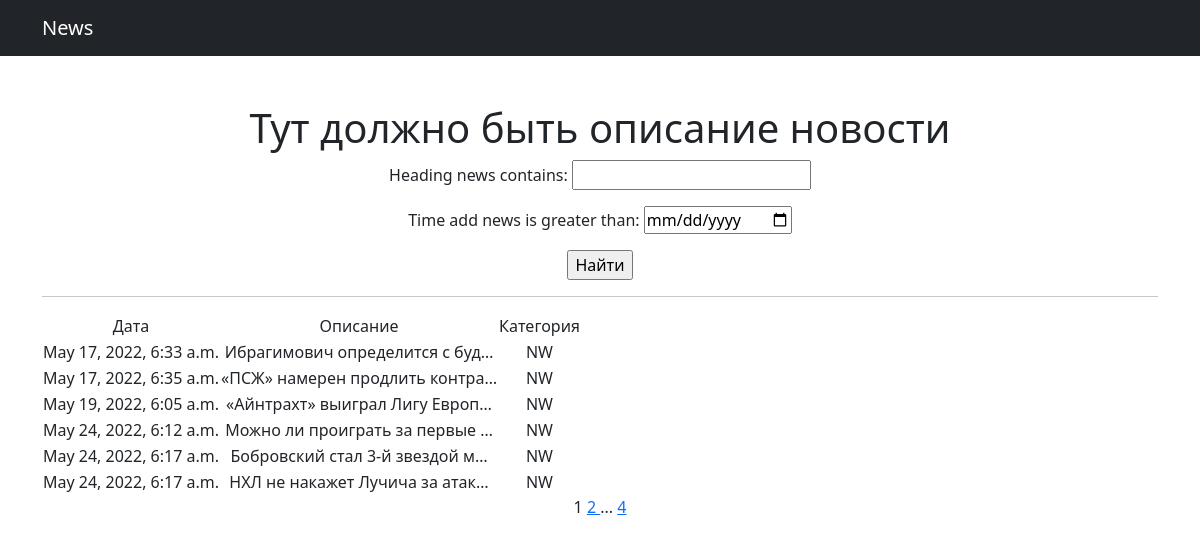
/portal/news/, run on the app's committed database.
### news/models.py (models this page shows, shortened)
class Post(models.Model):
    NEWS = 'NW'
    ARTICLE = 'AR'
    CATEGORY_CHOICES = (
        (NEWS, 'Новость'),
        (ARTICLE, 'Статья'),
    )
    category_news = models.CharField(max_length=2, choices=CATEGORY_CHOICES, default=ARTICLE)
    time_add_news = models.DateTimeField(auto_now_add=True)
    heading_news = models.CharField(max_length=256)
    text_news = models.TextField()
    rang_news = models.IntegerField(default=0)
    author = models.ForeignKey(Author, on_delete=models.CASCADE)
    category = models.ManyToManyField(Category, through="PostCategory")

### news/views.py (the view)
# urls.py: path('news/', PostList.as_view(), name='post_list'),
class PostList(ListView):
    model = Post
    ordering = 'id'
    template_name = 'news.html'
    context_object_name = 'news'
    paginate_by = 10
    def get_queryset(self):
        queryset = super().get_queryset()
        self.filterset = PostFilter(self.request.GET, queryset)
        return self.filterset.qs
    def get_context_data(self, **kwargs):
        context = super().get_context_data(**kwargs)
        context['filterset'] = self.filterset
        return context

### news/templatetags/custom_tags.py (called while the page is built)
@register.simple_tag(takes_context=True)
def url_replace(context, **kwargs):
    d = context['request'].GET.copy()
    for k, v in kwargs.items():
        d[k] = v
    return d.urlencode()

### news/templates/news.html (shortened to what this page needs)
{% extends 'flatpages/default.html' %}
{% load custom_filters %}
{% load custom_tags %}
{% block content %}
<h1>Тут должно быть описание новости</h1>
<form action="" method="get">
    {{ filterset.form.as_p }}
    <input type="submit" value="Найти"/>
</form>
<hr>
{% if news %}
    <table>
        <tr>
            <td>Дата</td>
            <td>Описание</td>
            <td>Категория</td>
        </tr>
        {% for news in news %}
            {% if news.category_news == 'NW' %}
                <tr>
                    <td>{{ news.time_add_news }}</td>
                    <td>{{ news.heading_news | truncatechars:30 }}</td>
                    <td>{{ news.category_news }}</td>
                </tr>
            {% endif %}
        {% endfor %}
    </table>
{% else %}
    <h2>Товаров нет!</h2>
{% endif %}
{{ page_obj.number }}
{% if page_obj.has_next %}
    <a href="?{% url_replace page=page_obj.next_page_number %}"> {{ page_obj.next_page_number }} </a>
    {% if paginator.num_pages != page_obj.next_page_number %}
        ...
        <a href="?{% url_replace page=page_obj.paginator.num_pages %}"> {{ page_obj.paginator.num_pages }} </a>
    {% endif %}
{% endif %}
{% endblock content %}

### data on the page
Post: time_add_news "May 17, 2022, 6:33 a.m.", heading_news "Ибрагимович определится с буд…", category_news "NW"
Post: time_add_news "May 17, 2022, 6:35 a.m.", heading_news "«ПСЖ» намерен продлить контра…", category_news "NW"
Post: time_add_news "May 19, 2022, 6:05 a.m.", heading_news "«Айнтрахт» выиграл Лигу Европ…", category_news "NW"
Post: time_add_news "May 24, 2022, 6:12 a.m.", heading_news "Можно ли проиграть за первые …", category_news "NW"
Post: time_add_news "May 24, 2022, 6:17 a.m.", heading_news "Бобровский стал 3-й звездой м…", category_news "NW"
Post: time_add_news "May 24, 2022, 6:17 a.m.", heading_news "НХЛ не накажет Лучича за атак…", category_news "NW"

### other printed values
{{ page_obj.number }} "1"
{{ page_obj.next_page_number }} "2"
{{ page_obj.paginator.num_pages }} "4"
